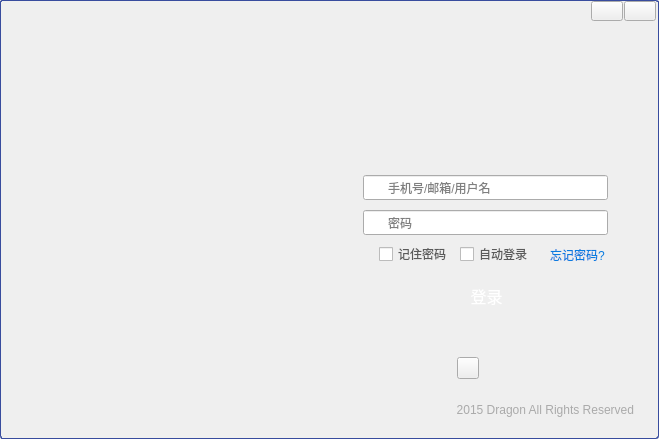
<?xml version="1.0" encoding="UTF-8"?>
<ui version="4.0">
 <class>Dialog_Login</class>
 <widget class="QDialog" name="Dialog_Login">
  <property name="geometry">
   <rect>
    <x>0</x>
    <y>0</y>
    <width>659</width>
    <height>439</height>
   </rect>
  </property>
  <property name="windowTitle">
   <string>Dialog</string>
  </property>
  <property name="styleSheet">
   <string notr="true">#Dialog_Login
{
	border-radius:3px;
	border:1px solid rgb(56, 76, 158);
}
#widget_client
{
	background-image: url(:/img/login.PNG);
	border-radius:3px;
	border:1px solid rgb(56, 76, 158);
}
#pushButton_login
{
	border-image: url(:/img/login_button_normal.PNG);
	font-family:'Microsoft YaHei';
	font-size:16px;
	color:white;
}
#pushButton_login:hover
{
	border-image: url(:/img/login_button_on.PNG);
}
#pushButton_login:pressed
{
	border-image: url(:/img/login_button_down.PNG);
}
#pushButton_min
{
	border-image: url(:/img/button_min_normal.png);
}
#pushButton_min:hover
{
	border-image: url(:/img/button_min_mouseon.png);
}
#pushButton_min:pressed
{
	border-image: url(:/img/button_min_mousedown.png);
}

#pushButton_close
{
	border-image: url(:/img/button_close_normal.png);
}
#pushButton_close:hover
{
	border-image: url(:/img/button_close_mouseon.png);
}
#pushButton_close:pressed
{
	border-image: url(:/img/button_close_mousedown.png);
}

lineEdit
{
	font-family:'Microsoft YaHei';
}
#lineEdit_user
{
	padding-left:22;
	border-image: url(:/img/lineEdit_user.PNG);
}

#lineEdit_pwd
{
	padding-left:22;
	border-image: url(:/img/lineEdit_pwd.PNG);
}

QCheckBox
{
	font-family:'Microsoft YaHei';
	color:rgb(90,90,90);
}
QCheckBox::indicator:unchecked
{
    image:url(:/img/checkbox_unchecked.PNG);
}
QCheckBox::indicator:checked
{
    image:url(:/img/checkbox_checked.PNG);
}

#label_forgetpwd
{
	font-family:'Microsoft YaHei';
	color:rgb(9,124,224);
	font-size: 12px;
}

#label_forgetpwd:hover
{
	font-family:'Microsoft YaHei';
	color:rgb(9,124,224);
}

#label_xinlang:hover, #label_qq:hover, #label_renren:hover
{
	border-radius:3px;
	border:1px solid rgb(171, 175, 177);
}

#label_error
{
	border-image: url(:/img/button_error.png);
}

#label_errorinfo
{
	font-family:'Microsoft YaHei';
	color:red;
}

#label_auth
{
	font-family:'Microsoft YaHei';
	color:rgb(170,170,170);
}

#pushButton_QQlogin
{
	border-image: url(:/img/button_qqlogin_normal.png);
}
#pushButton_QQlogin:hover
{
	border-image: url(:/img/button_qqlogin_mouseon.png);
}</string>
  </property>
  <layout class="QVBoxLayout" name="verticalLayout">
   <property name="spacing">
    <number>0</number>
   </property>
   <property name="margin">
    <number>0</number>
   </property>
   <item>
    <widget class="QWidget" name="widget_client" native="true">
     <property name="sizePolicy">
      <sizepolicy hsizetype="Fixed" vsizetype="Fixed">
       <horstretch>0</horstretch>
       <verstretch>0</verstretch>
      </sizepolicy>
     </property>
     <property name="minimumSize">
      <size>
       <width>659</width>
       <height>439</height>
      </size>
     </property>
     <property name="maximumSize">
      <size>
       <width>659</width>
       <height>439</height>
      </size>
     </property>
     <property name="styleSheet">
      <string notr="true"/>
     </property>
     <widget class="QPushButton" name="pushButton_login">
      <property name="geometry">
       <rect>
        <x>362</x>
        <y>277</y>
        <width>249</width>
        <height>37</height>
       </rect>
      </property>
      <property name="focusPolicy">
       <enum>Qt::NoFocus</enum>
      </property>
      <property name="text">
       <string>登录</string>
      </property>
      <property name="autoDefault">
       <bool>false</bool>
      </property>
      <property name="default">
       <bool>false</bool>
      </property>
      <property name="flat">
       <bool>true</bool>
      </property>
     </widget>
     <widget class="QLineEdit" name="lineEdit_user">
      <property name="geometry">
       <rect>
        <x>363</x>
        <y>175</y>
        <width>245</width>
        <height>25</height>
       </rect>
      </property>
      <property name="maxLength">
       <number>64</number>
      </property>
      <property name="placeholderText">
       <string>手机号/邮箱/用户名</string>
      </property>
     </widget>
     <widget class="QLineEdit" name="lineEdit_pwd">
      <property name="geometry">
       <rect>
        <x>363</x>
        <y>210</y>
        <width>245</width>
        <height>25</height>
       </rect>
      </property>
      <property name="maxLength">
       <number>32</number>
      </property>
      <property name="echoMode">
       <enum>QLineEdit::Password</enum>
      </property>
      <property name="placeholderText">
       <string>密码</string>
      </property>
     </widget>
     <widget class="QCheckBox" name="checkBox_rempwd">
      <property name="geometry">
       <rect>
        <x>379</x>
        <y>246</y>
        <width>71</width>
        <height>16</height>
       </rect>
      </property>
      <property name="focusPolicy">
       <enum>Qt::NoFocus</enum>
      </property>
      <property name="text">
       <string>记住密码</string>
      </property>
     </widget>
     <widget class="QCheckBox" name="checkBox_autologin">
      <property name="geometry">
       <rect>
        <x>460</x>
        <y>246</y>
        <width>71</width>
        <height>16</height>
       </rect>
      </property>
      <property name="focusPolicy">
       <enum>Qt::NoFocus</enum>
      </property>
      <property name="text">
       <string>自动登录</string>
      </property>
     </widget>
     <widget class="QLabel" name="label_forgetpwd">
      <property name="geometry">
       <rect>
        <x>550</x>
        <y>247</y>
        <width>70</width>
        <height>16</height>
       </rect>
      </property>
      <property name="text">
       <string>忘记密码?</string>
      </property>
      <property name="scaledContents">
       <bool>false</bool>
      </property>
     </widget>
     <widget class="QLabel" name="label_error">
      <property name="geometry">
       <rect>
        <x>365</x>
        <y>158</y>
        <width>14</width>
        <height>14</height>
       </rect>
      </property>
      <property name="sizePolicy">
       <sizepolicy hsizetype="Fixed" vsizetype="Fixed">
        <horstretch>0</horstretch>
        <verstretch>0</verstretch>
       </sizepolicy>
      </property>
      <property name="minimumSize">
       <size>
        <width>14</width>
        <height>14</height>
       </size>
      </property>
      <property name="maximumSize">
       <size>
        <width>14</width>
        <height>14</height>
       </size>
      </property>
      <property name="text">
       <string/>
      </property>
     </widget>
     <widget class="QLabel" name="label_errorinfo">
      <property name="geometry">
       <rect>
        <x>390</x>
        <y>158</y>
        <width>211</width>
        <height>16</height>
       </rect>
      </property>
      <property name="text">
       <string/>
      </property>
     </widget>
     <widget class="QLabel" name="label_auth">
      <property name="geometry">
       <rect>
        <x>393</x>
        <y>400</y>
        <width>241</width>
        <height>20</height>
       </rect>
      </property>
      <property name="layoutDirection">
       <enum>Qt::RightToLeft</enum>
      </property>
      <property name="text">
       <string>2015 Dragon All Rights Reserved</string>
      </property>
      <property name="alignment">
       <set>Qt::AlignRight|Qt::AlignTrailing|Qt::AlignVCenter</set>
      </property>
     </widget>
     <widget class="QPushButton" name="pushButton_QQlogin">
      <property name="geometry">
       <rect>
        <x>457</x>
        <y>357</y>
        <width>22</width>
        <height>22</height>
       </rect>
      </property>
      <property name="sizePolicy">
       <sizepolicy hsizetype="Fixed" vsizetype="Fixed">
        <horstretch>0</horstretch>
        <verstretch>0</verstretch>
       </sizepolicy>
      </property>
      <property name="minimumSize">
       <size>
        <width>22</width>
        <height>22</height>
       </size>
      </property>
      <property name="maximumSize">
       <size>
        <width>22</width>
        <height>22</height>
       </size>
      </property>
      <property name="focusPolicy">
       <enum>Qt::NoFocus</enum>
      </property>
      <property name="text">
       <string/>
      </property>
     </widget>
     <widget class="QPushButton" name="pushButton_min">
      <property name="geometry">
       <rect>
        <x>591</x>
        <y>1</y>
        <width>32</width>
        <height>20</height>
       </rect>
      </property>
      <property name="minimumSize">
       <size>
        <width>32</width>
        <height>20</height>
       </size>
      </property>
      <property name="maximumSize">
       <size>
        <width>32</width>
        <height>20</height>
       </size>
      </property>
      <property name="focusPolicy">
       <enum>Qt::NoFocus</enum>
      </property>
      <property name="text">
       <string/>
      </property>
     </widget>
     <widget class="QPushButton" name="pushButton_close">
      <property name="geometry">
       <rect>
        <x>624</x>
        <y>1</y>
        <width>32</width>
        <height>20</height>
       </rect>
      </property>
      <property name="minimumSize">
       <size>
        <width>32</width>
        <height>20</height>
       </size>
      </property>
      <property name="maximumSize">
       <size>
        <width>32</width>
        <height>20</height>
       </size>
      </property>
      <property name="focusPolicy">
       <enum>Qt::NoFocus</enum>
      </property>
      <property name="text">
       <string/>
      </property>
     </widget>
    </widget>
   </item>
  </layout>
 </widget>
 <resources>
  <include location="res_loginform.qrc"/>
 </resources>
 <connections/>
</ui>
